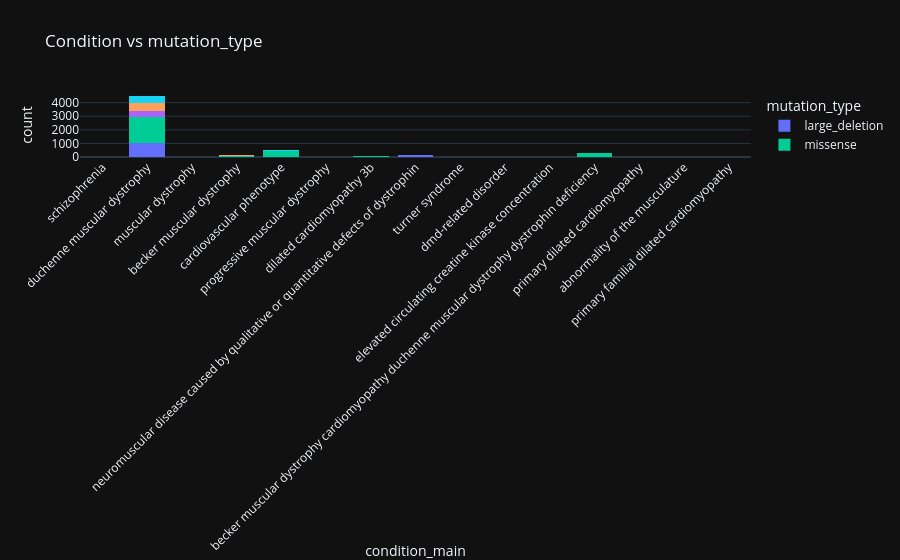

Write notebook code for a chart like this one.
### Markdown cell above
## 4. 📊 condition vs mutation_type

### Code cell
top = d['condition_main'].value_counts().head(15).index
tmp = d[d['condition_main'].isin(top)][['condition_main', 'mutation_type']]
fig = px.histogram(tmp, x='condition_main', color='mutation_type', barmode='stack', title='Condition vs mutation_type')
fig.update_xaxes(tickangle=-45)
fig.show()

### Figure 1 — Plotly figure (JSON) as saved in the notebook; plotly's stock layout.template omitted (floating-point values rounded to 4 significant figures; data arrays with more than 128 entries replaced by an {"elided": "..."} marker saying what was removed)
{"data": [{"bingroup": "x", "hovertemplate": "mutation_type=large_deletion<br>condition_main=%{x}<br>count=%{y}<extra></extra>", "legendgroup": "large_deletion", "marker": {"color": "#636efa", "pattern": {"shape": ""}}, "name": "large_deletion", "orientation": "v", "showlegend": true, "x": {"elided": "1223 str values"}, "xaxis": "x", "yaxis": "y", "type": "histogram"}, {"bingroup": "x", "hovertemplate": "mutation_type=missense<br>condition_main=%{x}<br>count=%{y}<extra></extra>", "legendgroup": "missense", "marker": {"color": "#00cc96", "pattern": {"shape": ""}}, "name": "missense", "orientation": "v", "showlegend": true, "x": {"elided": "2669 str values"}, "xaxis": "x", "yaxis": "y", "type": "histogram"}, {"bingroup": "x", "hovertemplate": "mutation_type=frameshift<br>condition_main=%{x}<br>count=%{y}<extra></extra>", "legendgroup": "frameshift", "marker": {"color": "#ab63fa", "pattern": {"shape": ""}}, "name": "frameshift", "orientation": "v", "showlegend": true, "x": {"elided": "558 str values"}, "xaxis": "x", "yaxis": "y", "type": "histogram"}, {"bingroup": "x", "hovertemplate": "mutation_type=splice<br>condition_main=%{x}<br>count=%{y}<extra></extra>", "legendgroup": "splice", "marker": {"color": "#FFA15A", "pattern": {"shape": ""}}, "name": "splice", "orientation": "v", "showlegend": true, "x": {"elided": "699 str values"}, "xaxis": "x", "yaxis": "y", "type": "histogram"}, {"bingroup": "x", "hovertemplate": "mutation_type=nonsense<br>condition_main=%{x}<br>count=%{y}<extra></extra>", "legendgroup": "nonsense", "marker": {"color": "#19d3f3", "pattern": {"shape": ""}}, "name": "nonsense", "orientation": "v", "showlegend": true, "x": {"elided": "582 str values"}, "xaxis": "x", "yaxis": "y", "type": "histogram"}], "layout": {"xaxis": {"anchor": "y", "domain": [0.0, 1.0], "title": {"text": "condition_main"}, "tickangle": -45}, "yaxis": {"anchor": "x", "domain": [0.0, 1.0], "title": {"text": "count"}}, "legend": {"title": {"text": "mutation_type"}, "tracegroupgap": 0}, "title": {"text": "Condition vs mutation_type"}, "barmode": "stack"}}
